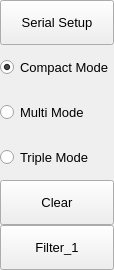
                 <widget class="QFrame" name="extraRightBox">
                  <property name="minimumSize">
                   <size>
                    <width>0</width>
                    <height>0</height>
                   </size>
                  </property>
                  <property name="maximumSize">
                   <size>
                    <width>0</width>
                    <height>16777215</height>
                   </size>
                  </property>
                  <property name="frameShape">
                   <enum>QFrame::NoFrame</enum>
                  </property>
                  <property name="frameShadow">
                   <enum>QFrame::Raised</enum>
                  </property>
                  <layout class="QVBoxLayout" name="verticalLayout_7">
                   <property name="spacing">
                    <number>0</number>
                   </property>
                   <property name="leftMargin">
                    <number>0</number>
                   </property>
                   <property name="topMargin">
                    <number>0</number>
                   </property>
                   <property name="rightMargin">
                    <number>0</number>
                   </property>
                   <property name="bottomMargin">
                    <number>0</number>
                   </property>
                   <item>
                    <widget class="QFrame" name="themeSettingsTopDetail">
                     <property name="maximumSize">
                      <size>
                       <width>16777215</width>
                       <height>3</height>
                      </size>
                     </property>
                     <property name="frameShape">
                      <enum>QFrame::NoFrame</enum>
                     </property>
                     <property name="frameShadow">
                      <enum>QFrame::Raised</enum>
                     </property>
                    </widget>
                   </item>
                   <item alignment="Qt::AlignTop">
                    <widget class="QFrame" name="contentSettings">
                     <property name="frameShape">
                      <enum>QFrame::NoFrame</enum>
                     </property>
                     <property name="frameShadow">
                      <enum>QFrame::Raised</enum>
                     </property>
                     <layout class="QVBoxLayout" name="verticalLayout_8">
                      <property name="spacing">
                       <number>0</number>
                      </property>
                      <property name="leftMargin">
                       <number>0</number>
                      </property>
                      <property name="topMargin">
                       <number>0</number>
                      </property>
                      <property name="rightMargin">
                       <number>0</number>
                      </property>
                      <property name="bottomMargin">
                       <number>0</number>
                      </property>
                      <item>
                       <widget class="QFrame" name="topMenu">
                        <property name="frameShape">
                         <enum>QFrame::NoFrame</enum>
                        </property>
                        <property name="frameShadow">
                         <enum>QFrame::Raised</enum>
                        </property>
                        <layout class="QVBoxLayout" name="verticalLayout_5">
                         <property name="spacing">
                          <number>0</number>
                         </property>
                         <property name="leftMargin">
                          <number>0</number>
                         </property>
                         <property name="topMargin">
                          <number>0</number>
                         </property>
                         <property name="rightMargin">
                          <number>0</number>
                         </property>
                         <property name="bottomMargin">
                          <number>0</number>
                         </property>
                         <item>
                          <widget class="QPushButton" name="btn_setup">
                           <property name="sizePolicy">
                            <sizepolicy hsizetype="Expanding" vsizetype="Fixed">
                             <horstretch>0</horstretch>
                             <verstretch>0</verstretch>
                            </sizepolicy>
                           </property>
                           <property name="minimumSize">
                            <size>
                             <width>0</width>
                             <height>45</height>
                            </size>
                           </property>
                           <property name="font">
                            <font>
                             <family>Segoe UI</family>
                             <pointsize>10</pointsize>
                             <italic>false</italic>
                             <bold>false</bold>
                            </font>
                           </property>
                           <property name="cursor">
                            <cursorShape>PointingHandCursor</cursorShape>
                           </property>
                           <property name="layoutDirection">
                            <enum>Qt::LeftToRight</enum>
                           </property>
                           <property name="text">
                            <string>Serial Setup</string>
                           </property>
                           <property name="iconSize">
                            <size>
                             <width>0</width>
                             <height>0</height>
                            </size>
                           </property>
                          </widget>
                         </item>
                         <item>
                          <widget class="QRadioButton" name="btn_cmode">
                           <property name="sizePolicy">
                            <sizepolicy hsizetype="Expanding" vsizetype="Fixed">
                             <horstretch>0</horstretch>
                             <verstretch>0</verstretch>
                            </sizepolicy>
                           </property>
                           <property name="minimumSize">
                            <size>
                             <width>0</width>
                             <height>45</height>
                            </size>
                           </property>
                           <property name="font">
                            <font>
                             <family>Segoe UI</family>
                             <pointsize>10</pointsize>
                             <italic>false</italic>
                             <bold>false</bold>
                            </font>
                           </property>
                           <property name="cursor">
                            <cursorShape>PointingHandCursor</cursorShape>
                           </property>
                           <property name="layoutDirection">
                            <enum>Qt::LeftToRight</enum>
                           </property>
                           <property name="styleSheet">
                            <string notr="true"/>
                           </property>
                           <property name="text">
                            <string>Compact Mode</string>
                           </property>
                           <property name="iconSize">
                            <size>
                             <width>0</width>
                             <height>0</height>
                            </size>
                           </property>
                           <property name="checked">
                            <bool>true</bool>
                           </property>
                          </widget>
                         </item>
                         <item>
                          <widget class="QRadioButton" name="btn_mmode">
                           <property name="sizePolicy">
                            <sizepolicy hsizetype="Expanding" vsizetype="Fixed">
                             <horstretch>0</horstretch>
                             <verstretch>0</verstretch>
                            </sizepolicy>
                           </property>
                           <property name="minimumSize">
                            <size>
                             <width>0</width>
                             <height>45</height>
                            </size>
                           </property>
                           <property name="font">
                            <font>
                             <family>Segoe UI</family>
                             <pointsize>10</pointsize>
                             <italic>false</italic>
                             <bold>false</bold>
                            </font>
                           </property>
                           <property name="cursor">
                            <cursorShape>PointingHandCursor</cursorShape>
                           </property>
                           <property name="layoutDirection">
                            <enum>Qt::LeftToRight</enum>
                           </property>
                           <property name="text">
                            <string>Multi Mode</string>
                           </property>
                           <property name="iconSize">
                            <size>
                             <width>0</width>
                             <height>0</height>
                            </size>
                           </property>
                          </widget>
                         </item>
                         <item>
                          <widget class="QRadioButton" name="btn_tmode">
                           <property name="sizePolicy">
                            <sizepolicy hsizetype="Expanding" vsizetype="Fixed">
                             <horstretch>0</horstretch>
                             <verstretch>0</verstretch>
                            </sizepolicy>
                           </property>
                           <property name="minimumSize">
                            <size>
                             <width>0</width>
                             <height>45</height>
                            </size>
                           </property>
                           <property name="font">
                            <font>
                             <family>Segoe UI</family>
                             <pointsize>10</pointsize>
                             <italic>false</italic>
                             <bold>false</bold>
                            </font>
                           </property>
                           <property name="cursor">
                            <cursorShape>PointingHandCursor</cursorShape>
                           </property>
                           <property name="layoutDirection">
                            <enum>Qt::LeftToRight</enum>
                           </property>
                           <property name="styleSheet">
                            <string notr="true"/>
                           </property>
                           <property name="text">
                            <string>Triple Mode</string>
                           </property>
                           <property name="iconSize">
                            <size>
                             <width>0</width>
                             <height>0</height>
                            </size>
                           </property>
                          </widget>
                         </item>
                         <item>
                          <widget class="QPushButton" name="btn_clear">
                           <property name="sizePolicy">
                            <sizepolicy hsizetype="Expanding" vsizetype="Fixed">
                             <horstretch>0</horstretch>
                             <verstretch>0</verstretch>
                            </sizepolicy>
                           </property>
                           <property name="minimumSize">
                            <size>
                             <width>0</width>
                             <height>45</height>
                            </size>
                           </property>
                           <property name="font">
                            <font>
                             <family>Segoe UI</family>
                             <pointsize>10</pointsize>
                             <italic>false</italic>
                             <bold>false</bold>
                            </font>
                           </property>
                           <property name="cursor">
                            <cursorShape>PointingHandCursor</cursorShape>
                           </property>
                           <property name="layoutDirection">
                            <enum>Qt::LeftToRight</enum>
                           </property>
                           <property name="styleSheet">
                            <string notr="true"/>
                           </property>
                           <property name="text">
                            <string>Clear</string>
                           </property>
                           <property name="iconSize">
                            <size>
                             <width>0</width>
                             <height>0</height>
                            </size>
                           </property>
                          </widget>
                         </item>
                         <item>
                          <widget class="QPushButton" name="btn_filter_1">
                           <property name="sizePolicy">
                            <sizepolicy hsizetype="Expanding" vsizetype="Fixed">
                             <horstretch>0</horstretch>
                             <verstretch>0</verstretch>
                            </sizepolicy>
                           </property>
                           <property name="minimumSize">
                            <size>
                             <width>0</width>
                             <height>45</height>
                            </size>
                           </property>
                           <property name="font">
                            <font>
                             <family>Segoe UI</family>
                             <pointsize>10</pointsize>
                             <italic>false</italic>
                             <bold>false</bold>
                            </font>
                           </property>
                           <property name="cursor">
                            <cursorShape>PointingHandCursor</cursorShape>
                           </property>
                           <property name="layoutDirection">
                            <enum>Qt::LeftToRight</enum>
                           </property>
                           <property name="styleSheet">
                            <string notr="true"/>
                           </property>
                           <property name="text">
                            <string>Filter_1</string>
                           </property>
                           <property name="iconSize">
                            <size>
                             <width>0</width>
                             <height>0</height>
                            </size>
                           </property>
                          </widget>
                         </item>
                        </layout>
                       </widget>
                      </item>
                     </layout>
                    </widget>
                   </item>
                  </layout>
                 </widget>
